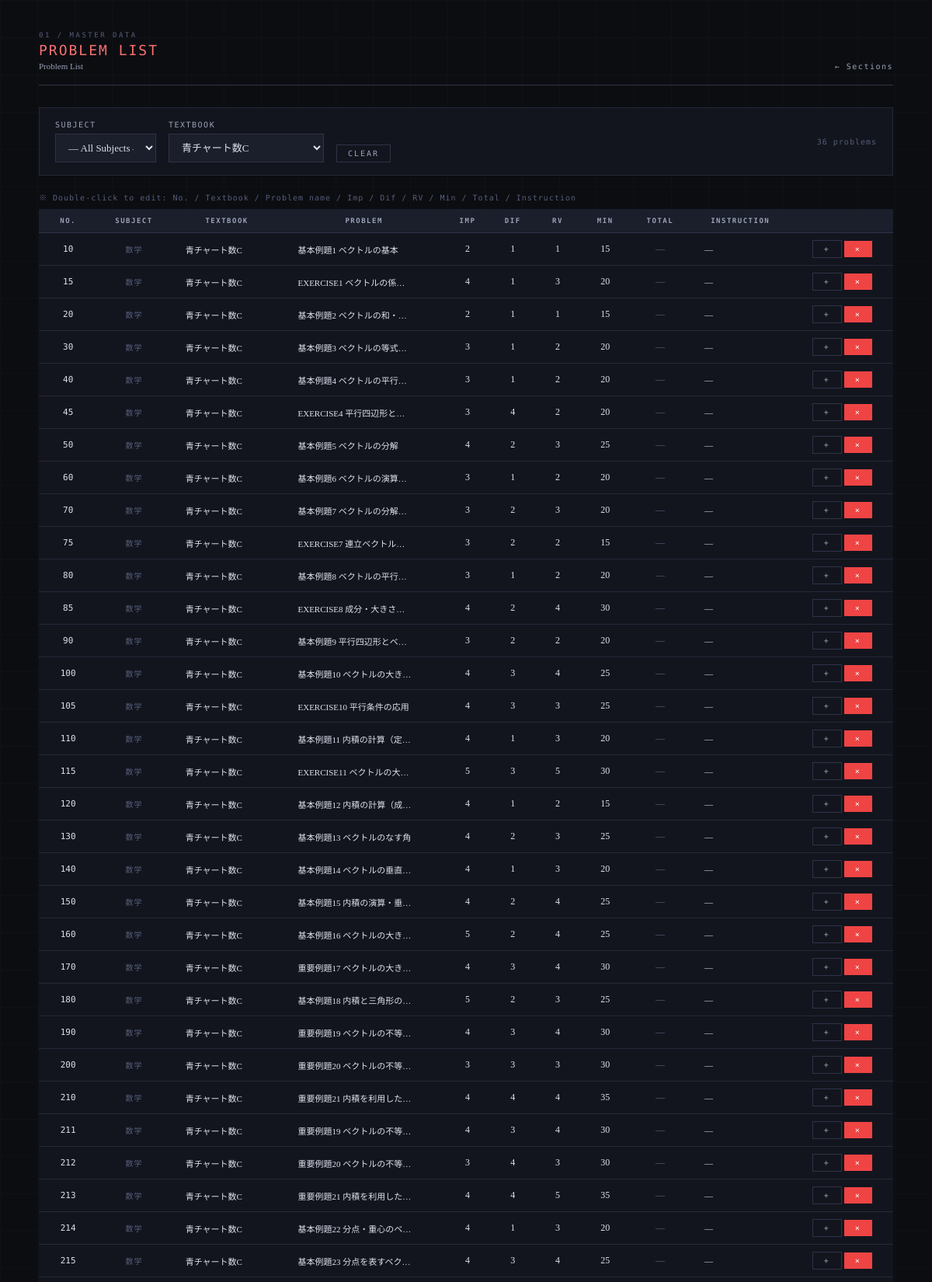
Screenshot of /problems/list?textbook_id=15 (upper part) with the database file from the repository.
### tables this page shows
CREATE TABLE problems (
            problem_id INTEGER PRIMARY KEY AUTOINCREMENT,
            subject TEXT NOT NULL,
            textbook TEXT NOT NULL,
            problem_number TEXT NOT NULL,
            importance TEXT NOT NULL,
            type TEXT NOT NULL
        , instruction TEXT, difficulty INTEGER DEFAULT 3, review_value INTEGER DEFAULT 3, estimated_minutes INTEGER DEFAULT 15, textbook_id INTEGER, section_id INTEGER, order_in_textbook INTEGER, total_minutes INTEGER DEFAULT NULL);

### app.py (the view)
@app.route("/problems/list")
def problems_list():
    conn = get_connection()
    c = conn.cursor()
    subject     = request.args.get("subject", "")
    textbook_id = request.args.get("textbook_id", "")
    query = """
        SELECT p.problem_id, p.subject, p.textbook, p.textbook_id,
               p.problem_number, p.importance, p.difficulty, p.review_value,
               p.estimated_minutes, p.total_minutes, p.instruction, p.order_in_textbook
        FROM problems p
        WHERE 1=1
    """
    params = []
    if subject:
        query += " AND p.subject=?"
        params.append(subject)
    if textbook_id:
        query += " AND p.textbook_id=?"
        params.append(textbook_id)
    query += " ORDER BY p.order_in_textbook, p.problem_id"
    c.execute(query, params)
    problems = c.fetchall()
    c.execute("SELECT DISTINCT subject FROM problems ORDER BY subject")
    all_subjects = [r["subject"] for r in c.fetchall()]
    if subject:
        c.execute("""
            SELECT t.textbook_id, t.name, t.subject
            FROM textbooks t
            WHERE t.subject=?
            ORDER BY t.name
        """, (subject,))
    else:
        c.execute("""
            SELECT t.textbook_id, t.name, t.subject
            FROM textbooks t
            ORDER BY t.subject, t.name
        """)
    all_textbooks = c.fetchall()
    c.execute("SELECT * FROM students ORDER BY student_id")
    students_list = c.fetchall()
    conn.close()
    return render_template("problems_list.html",
                           problems=problems,
                           all_subjects=all_subjects,
                           all_textbooks=all_textbooks,
                           selected_subject=subject,
                           selected_textbook=textbook_id,
                           students=students_list)

### database.py (called while the page is built)
def get_connection():
    conn = sqlite3.connect(DB_PATH)
    conn.row_factory = sqlite3.Row
    return conn

### templates/problems_list.html (shortened to what this page needs)
<!DOCTYPE html>
<html lang="ja">
<head>
</head>
<body>
<div class="container">
  <div class="page-header fade-in">
    <div>
      <div class="page-label">01 / Master Data</div>
      <div class="page-title" style="color:#f87171;">Problem List</div>
      <div class="page-title-ja">Problem List</div>
    </div>
    {% if selected_textbook %}
    <a class="page-header-back" href="/textbooks/{{ selected_textbook }}/sections">Sections</a>
    {% else %}
    <a class="page-header-back" href="/">TOP</a>
    {% endif %}
  </div>
  <div class="card fade-in" style="padding:16px 20px;">
    <form method="GET" id="filter-form"
          style="display:flex;gap:16px;align-items:flex-end;flex-wrap:wrap;">
      <div>
        <label>Subject</label>
        <select name="subject" id="filter-subject" style="width:130px;"
                onchange="updateTextbooks(); this.form.submit();">
          <option value="">— All Subjects —</option>
        </select>
      </div>
      <div>
        <label>Textbook</label>
        <select name="textbook_id" id="filter-textbook" style="width:200px;" onchange="this.form.submit();">
          {% for t in all_textbooks %}
          <option value="{{ t.textbook_id }}"
            {% if t.textbook_id|string == selected_textbook %}selected{% endif %}
            data-subject="{{ t.subject }}">
            {{ t.name }}
          </option>
          {% endfor %}
        </select>
      </div>
      {% if selected_subject or selected_textbook %}
      <a href="/problems/list" class="btn btn-ghost btn-sm">Clear</a>
      {% endif %}
      <span class="meta-text" style="margin-left:auto;align-self:center;">
        {{ problems|length }} problems
      </span>
    </form>
  </div>
  <div class="meta-text fade-in" style="margin-bottom:8px;">
    ※ Double-click to edit: No. / Textbook / Problem name / Imp / Dif / RV / Min / Total / Instruction
  </div>
  <div class="fade-in" style="overflow-x:auto;">
  <table class="data-table" id="problem-table">
    <thead>
      <tr>
        <th>No.</th><th>Subject</th><th>Textbook</th><th>Problem</th>
        <th>Imp</th><th>Dif</th><th>RV</th><th>Min</th><th>Total</th>
        <th>Instruction</th><th></th>
      </tr>
    </thead>
    <tbody>
    {% for p in problems %}
    <tr id="prow-{{ p.problem_id }}">
      <td class="editable-cell" data-problem="{{ p.problem_id }}"
        data-field="order_in_textbook">
        <span class="editable" ondblclick="startNumEdit(this, 1, 9999, 1)"
          style="font-family:'DM Mono',monospace;font-size:11px;">
          {{ p.order_in_textbook or '—' }}
        </span>
      </td>
      <td class="meta-text">{{ p.subject }}</td>
      <td class="editable-cell left" data-problem="{{ p.problem_id }}"
        data-field="textbook" style="max-width:140px;position:relative;">
        <span class="editable" ondblclick="startTextbookEdit(this)"
          style="font-size:11px;display:block;overflow:hidden;
            text-overflow:ellipsis;white-space:nowrap;max-width:140px;">
          {{ p.textbook }}
        </span>
      </td>
      <td class="editable-cell left" data-problem="{{ p.problem_id }}" data-field="problem_number"
        style="max-width:160px;">
        <span class="editable" ondblclick="startTextLineEdit(this)"
          style="font-size:11px;display:block;overflow:hidden;text-overflow:ellipsis;white-space:nowrap;max-width:160px;">
          {{ p.problem_number }}
        </span>
      </td>
      <td class="editable-cell" data-problem="{{ p.problem_id }}" data-field="importance">
        <span class="editable" ondblclick="startNumEdit(this)">{{ p.importance }}</span>
      </td>
      <td class="editable-cell" data-problem="{{ p.problem_id }}" data-field="difficulty">
        <span class="editable" ondblclick="startNumEdit(this)">{{ p.difficulty }}</span>
      </td>
      <td class="editable-cell" data-problem="{{ p.problem_id }}" data-field="review_value">
        <span class="editable" ondblclick="startNumEdit(this)">{{ p.review_value }}</span>
      </td>
      <td class="editable-cell" data-problem="{{ p.problem_id }}" data-field="estimated_minutes">
        <span class="editable" ondblclick="startNumEdit(this, 5, 120, 5)">{{ p.estimated_minutes }}</span>
      </td>
      <td class="editable-cell" data-problem="{{ p.problem_id }}" data-field="total_minutes"><span class="editable" ondblclick="startNumEdit(this, 5, 999, 5)" style="color:var(--text-dim);">{{ p.total_minutes if p.total_minutes else '—' }}</span></td>
      <td class="editable-cell left" data-problem="{{ p.problem_id }}" data-field="instruction"
        style="max-width:180px;">
        <span class="editable" ondblclick="startTextEdit(this)"
          style="font-size:11px;display:block;overflow:hidden;text-overflow:ellipsis;white-space:nowrap;max-width:180px;">
          {{ p.instruction or '—' }}
        </span>
      </td>
      <td>
        <button class="btn btn-ghost btn-sm"
          onclick="showAddAssignment({{ p.problem_id }})"
          title="Add to assignments">+</button>
        <button class="btn btn-danger btn-sm"
          onclick="deleteProblem({{ p.problem_id }}, this)">×</button>
      </td>
    </tr>
    {% endfor %}
    </tbody>
  </table>
  </div>
</div>
</body>
</html>

### templates/problems_list.html (style rules this page uses)
:root { --bg:#0c0d11; --surface:#13151e; --surface2:#1b1e2b; --surface3:#222536; --border:#252838; --border-light:#2f3347; --text:#dde1ec; --text-muted:#9aa3b8; --text-dim:#555d7a; --blue:#5b8ff9; --green:#3ecf8e; --amber:#f5a623; --rose:#f06292; --red:#ef4444; --blue-bg:rgba(91,143,249,0.10); --green-bg:rgba(62,207,142,0.10); --amber-bg:rgba(245,166,35,0.10); --rose-bg:rgba(240,98,146,0.10); }
*, *::before, *::after { margin:0; padding:0; box-sizing:border-box; }
body { font-family:'Noto Serif JP',serif; background:var(--bg); color:var(--text); min-height:100vh; padding:40px 32px 80px; -webkit-font-smoothing:antialiased; }
body::after { content:''; position:fixed; inset:0; background-image: linear-gradient(var(--border) 1px,transparent 1px), linear-gradient(90deg,var(--border) 1px,transparent 1px); background-size:48px 48px; opacity:0.15; pointer-events:none; z-index:0; }
.container { max-width:1100px; margin:0 auto; position:relative; z-index:1; }
.page-header { display:flex; align-items:flex-end; justify-content:space-between; margin-bottom:28px; padding-bottom:18px; border-bottom:1px solid var(--border-light); }
.page-label { font-family:'DM Mono',monospace; font-size:9px; letter-spacing:2.5px; text-transform:uppercase; color:var(--text-dim); margin-bottom:4px; }
.page-title { font-family:'DM Mono',monospace; font-weight:500; font-size:18px; letter-spacing:2px; text-transform:uppercase; }
.page-title-ja { font-family:'Noto Serif JP',serif; font-weight:300; font-size:11px; color:var(--text-muted); margin-top:4px; }
.page-header-back { font-family:'DM Mono',monospace; font-size:10px; color:var(--text-muted); letter-spacing:1.5px; text-decoration:none; transition:color 0.15s; }
.page-header-back::before { content:'← '; }
.card { background:var(--surface); border:1px solid var(--border); padding:24px 28px; margin-bottom:20px; }
label { display:block; font-family:'DM Mono',monospace; font-size:10px; letter-spacing:1.5px; text-transform:uppercase; color:var(--text-muted); margin-bottom:6px; margin-top:16px; }
label:first-child { margin-top:0; }
input[type="text"], input[type="date"], input[type="number"], select, textarea { width:100%; padding:9px 12px; background:var(--surface2); border:1px solid var(--border-light); color:var(--text); font-family:'Noto Serif JP',serif; font-size:13px; outline:none; transition:border-color 0.15s; }
select option { background:var(--surface2); }
.btn { font-family:'DM Mono',monospace; font-size:11px; letter-spacing:2px; text-transform:uppercase; padding:10px 24px; border:none; cursor:pointer; transition:all 0.15s; display:inline-flex; align-items:center; gap:8px; }
.btn-danger { background:var(--red); color:white; }
.btn-ghost { background:transparent; color:var(--text-muted); border:1px solid var(--border-light); }
.btn-sm { padding:5px 14px; font-size:10px; }
.data-table { width:100%; border-collapse:collapse; background:var(--surface); font-size:12px; }
.data-table th { background:var(--surface2); color:var(--text-muted); font-family:'DM Mono',monospace; font-size:9px; letter-spacing:1.5px; text-transform:uppercase; padding:10px 12px; text-align:center; border-bottom:1px solid var(--border-light); white-space:nowrap; }
.data-table td { padding:9px 12px; border-bottom:1px solid var(--border); text-align:center; vertical-align:middle; }
.data-table td.left { text-align:left; font-family:'Noto Serif JP',serif; }
.meta-text { font-family:'DM Mono',monospace; font-size:10px; color:var(--text-dim); letter-spacing:1px; }
.fade-in { animation:fadeIn 0.3s ease both; }
a { color:var(--blue); text-decoration:none; }
.editable { cursor:pointer; padding:2px 6px; border-radius:2px; border:1px dashed transparent; transition:border-color 0.12s, background 0.12s; }

### rows the page displays
problems: order_in_textbook "10", subject "数学", textbook "青チャート数C", problem_number "基本例題1 ベクトルの基本", importance "2", difficulty "1", review_value "1", estimated_minutes "15", total_minutes "—", instruction "—"
problems: order_in_textbook "15", subject "数学", textbook "青チャート数C", problem_number "EXERCISE1 ベクトルの係…", importance "4", difficulty "1", review_value "3", estimated_minutes "20", total_minutes "—", instruction "—"
problems: order_in_textbook "20", subject "数学", textbook "青チャート数C", problem_number "基本例題2 ベクトルの和・…", importance "2", difficulty "1", review_value "1", estimated_minutes "15", total_minutes "—", instruction "—"
problems: order_in_textbook "30", subject "数学", textbook "青チャート数C", problem_number "基本例題3 ベクトルの等式…", importance "3", difficulty "1", review_value "2", estimated_minutes "20", total_minutes "—", instruction "—"
problems: order_in_textbook "40", subject "数学", textbook "青チャート数C", problem_number "基本例題4 ベクトルの平行…", importance "3", difficulty "1", review_value "2", estimated_minutes "20", total_minutes "—", instruction "—"
problems: order_in_textbook "45", subject "数学", textbook "青チャート数C", problem_number "EXERCISE4 平行四辺形と…", importance "3", difficulty "4", review_value "2", estimated_minutes "20", total_minutes "—", instruction "—"
problems: order_in_textbook "50", subject "数学", textbook "青チャート数C", problem_number "基本例題5 ベクトルの分解", importance "4", difficulty "2", review_value "3", estimated_minutes "25", total_minutes "—", instruction "—"
problems: order_in_textbook "60", subject "数学", textbook "青チャート数C", problem_number "基本例題6 ベクトルの演算…", importance "3", difficulty "1", review_value "2", estimated_minutes "20", total_minutes "—", instruction "—"
problems: order_in_textbook "70", subject "数学", textbook "青チャート数C", problem_number "基本例題7 ベクトルの分解…", importance "3", difficulty "2", review_value "3", estimated_minutes "20", total_minutes "—", instruction "—"
problems: order_in_textbook "75", subject "数学", textbook "青チャート数C", problem_number "EXERCISE7 連立ベクトル…", importance "3", difficulty "2", review_value "2", estimated_minutes "15", total_minutes "—", instruction "—"
problems: order_in_textbook "80", subject "数学", textbook "青チャート数C", problem_number "基本例題8 ベクトルの平行…", importance "3", difficulty "1", review_value "2", estimated_minutes "20", total_minutes "—", instruction "—"
problems: order_in_textbook "85", subject "数学", textbook "青チャート数C", problem_number "EXERCISE8 成分・大きさ…", importance "4", difficulty "2", review_value "4", estimated_minutes "30", total_minutes "—", instruction "—"
problems: order_in_textbook "90", subject "数学", textbook "青チャート数C", problem_number "基本例題9 平行四辺形とベ…", importance "3", difficulty "2", review_value "2", estimated_minutes "20", total_minutes "—", instruction "—"
problems: order_in_textbook "100", subject "数学", textbook "青チャート数C", problem_number "基本例題10 ベクトルの大き…", importance "4", difficulty "3", review_value "4", estimated_minutes "25", total_minutes "—", instruction "—"
problems: order_in_textbook "105", subject "数学", textbook "青チャート数C", problem_number "EXERCISE10 平行条件の応用", importance "4", difficulty "3", review_value "3", estimated_minutes "25", total_minutes "—", instruction "—"
problems: order_in_textbook "110", subject "数学", textbook "青チャート数C", problem_number "基本例題11 内積の計算（定…", importance "4", difficulty "1", review_value "3", estimated_minutes "20", total_minutes "—", instruction "—"
problems: order_in_textbook "115", subject "数学", textbook "青チャート数C", problem_number "EXERCISE11 ベクトルの大…", importance "5", difficulty "3", review_value "5", estimated_minutes "30", total_minutes "—", instruction "—"
problems: order_in_textbook "120", subject "数学", textbook "青チャート数C", problem_number "基本例題12 内積の計算（成…", importance "4", difficulty "1", review_value "2", estimated_minutes "15", total_minutes "—", instruction "—"
problems: order_in_textbook "130", subject "数学", textbook "青チャート数C", problem_number "基本例題13 ベクトルのなす角", importance "4", difficulty "2", review_value "3", estimated_minutes "25", total_minutes "—", instruction "—"
problems: order_in_textbook "140", subject "数学", textbook "青チャート数C", problem_number "基本例題14 ベクトルの垂直…", importance "4", difficulty "1", review_value "3", estimated_minutes "20", total_minutes "—", instruction "—"
problems: order_in_textbook "150", subject "数学", textbook "青チャート数C", problem_number "基本例題15 内積の演算・垂…", importance "4", difficulty "2", review_value "4", estimated_minutes "25", total_minutes "—", instruction "—"
problems: order_in_textbook "160", subject "数学", textbook "青チャート数C", problem_number "基本例題16 ベクトルの大き…", importance "5", difficulty "2", review_value "4", estimated_minutes "25", total_minutes "—", instruction "—"
problems: order_in_textbook "170", subject "数学", textbook "青チャート数C", problem_number "重要例題17 ベクトルの大き…", importance "4", difficulty "3", review_value "4", estimated_minutes "30", total_minutes "—", instruction "—"
problems: order_in_textbook "180", subject "数学", textbook "青チャート数C", problem_number "基本例題18 内積と三角形の…", importance "5", difficulty "2", review_value "3", estimated_minutes "25", total_minutes "—", instruction "—"
problems: order_in_textbook "190", subject "数学", textbook "青チャート数C", problem_number "重要例題19 ベクトルの不等…", importance "4", difficulty "3", review_value "4", estimated_minutes "30", total_minutes "—", instruction "—"
problems: order_in_textbook "200", subject "数学", textbook "青チャート数C", problem_number "重要例題20 ベクトルの不等…", importance "3", difficulty "3", review_value "3", estimated_minutes "30", total_minutes "—", instruction "—"
problems: order_in_textbook "210", subject "数学", textbook "青チャート数C", problem_number "重要例題21 内積を利用した…", importance "4", difficulty "4", review_value "4", estimated_minutes "35", total_minutes "—", instruction "—"
problems: order_in_textbook "211", subject "数学", textbook "青チャート数C", problem_number "重要例題19 ベクトルの不等…", importance "4", difficulty "3", review_value "4", estimated_minutes "30", total_minutes "—", instruction "—"
problems: order_in_textbook "212", subject "数学", textbook "青チャート数C", problem_number "重要例題20 ベクトルの不等…", importance "3", difficulty "4", review_value "3", estimated_minutes "30", total_minutes "—", instruction "—"
problems: order_in_textbook "213", subject "数学", textbook "青チャート数C", problem_number "重要例題21 内積を利用した…", importance "4", difficulty "4", review_value "5", estimated_minutes "35", total_minutes "—", instruction "—"
problems: order_in_textbook "214", subject "数学", textbook "青チャート数C", problem_number "基本例題22 分点・重心のベ…", importance "4", difficulty "1", review_value "3", estimated_minutes "20", total_minutes "—", instruction "—"
problems: order_in_textbook "215", subject "数学", textbook "青チャート数C", problem_number "基本例題23 分点を表すベク…", importance "4", difficulty "3", review_value "4", estimated_minutes "25", total_minutes "—", instruction "—"

### other values shown
{{ problems|length }} "36"
form field textbook_id "青チャート数C"
